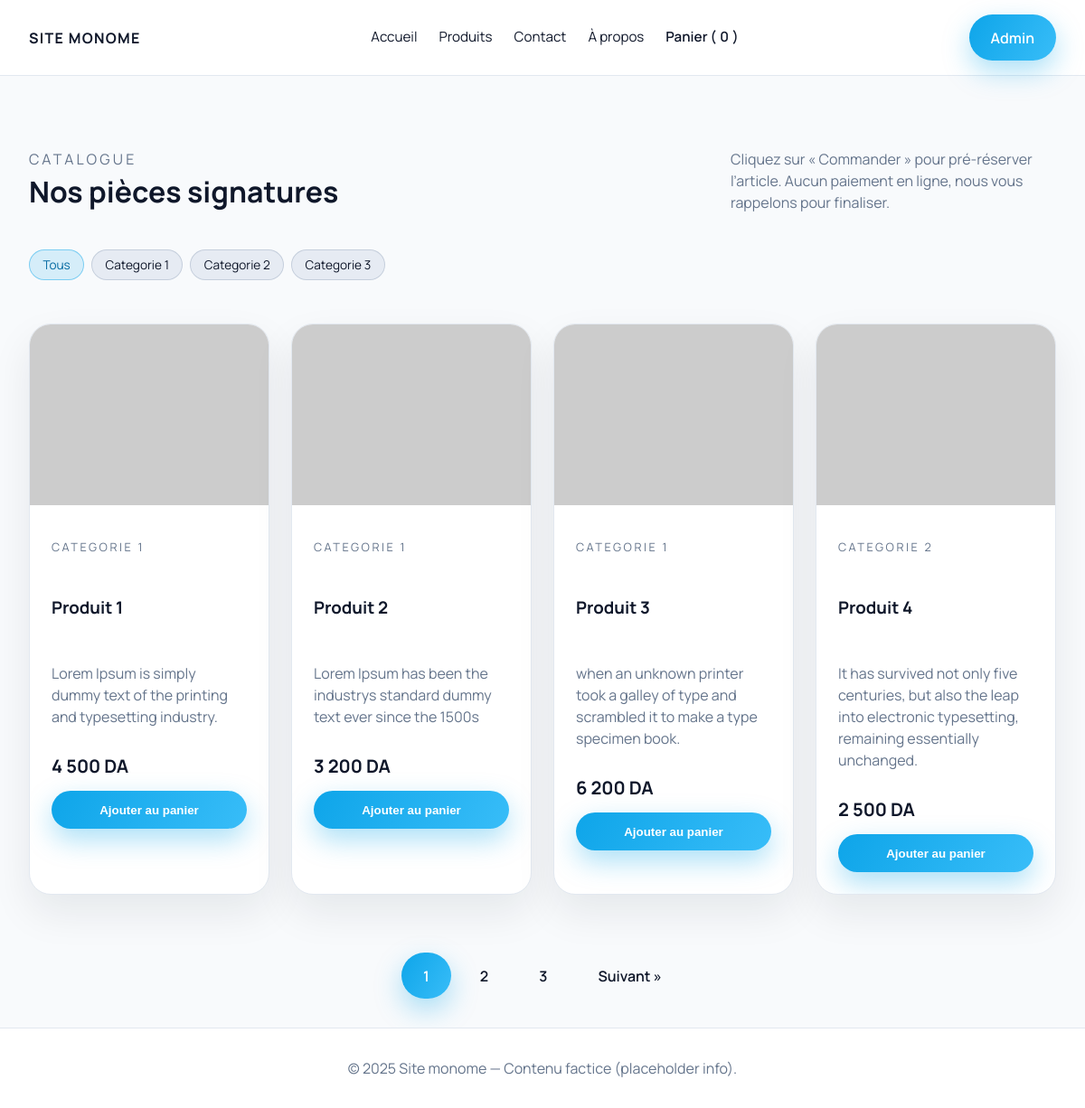
/client/products.php, run on the app's committed database.
### tables this page shows
CREATE TABLE IF NOT EXISTS categories (
  id INT AUTO_INCREMENT PRIMARY KEY,
  name VARCHAR(150) NOT NULL
);

CREATE TABLE IF NOT EXISTS products (
  id INT AUTO_INCREMENT PRIMARY KEY,
  category_id INT NULL,
  name VARCHAR(255) NOT NULL,
  price DECIMAL(10,2) NOT NULL,
  image VARCHAR(255),
  description TEXT,
  created_at TIMESTAMP DEFAULT CURRENT_TIMESTAMP,
  FOREIGN KEY (category_id) REFERENCES categories(id) ON DELETE SET NULL
);

### private/config.php (called while the page is built, shortened)
<?php
function sanitize(string $value): string
{
    return htmlspecialchars($value, ENT_QUOTES, 'UTF-8');
}

### client/products.php (the view, shortened to what this page needs)
<?php
require __DIR__ . '/includes/header.php';
$res = $connection->query("SELECT id, name, LOWER(REPLACE(name, ' ', '-')) AS slug FROM categories ORDER BY name ASC");
$categories = $res ? $res->fetch_all(MYSQLI_ASSOC) : [];
$perPage = 4;
$page = max(1, (int) ($_GET['page'] ?? 1));
$categoryId = isset($_GET['categorie']) ? (int) $_GET['categorie'] : 0;
$where = '';
$countSql = "SELECT COUNT(*) AS total FROM products p " . ($categoryId > 0 ? "WHERE p.category_id = $categoryId" : "");
$countRes = $connection->query($countSql);
$total = 0;
if ($countRes) {
    $r = $countRes->fetch_assoc();
    $total = (int) ($r['total'] ?? 0);
}
$totalPages = (int) ceil($total / $perPage);
$page = min($page, max(1, $totalPages));
$offset = ($page - 1) * $perPage;
$pSql = "SELECT p.*, c.name AS category_name, LOWER(REPLACE(IFNULL(c.name, 'collection'), ' ', '-')) AS category_slug FROM products p LEFT JOIN categories c ON c.id = p.category_id "
    . ($where ? ($where . ' ') : '')
    . "ORDER BY p.created_at DESC LIMIT $offset, $perPage";
$pRes = $connection->query($pSql);
$products = $pRes ? $pRes->fetch_all(MYSQLI_ASSOC) : [];
?>
<main>
    <div class="section-title">
        <div>
            <p style="color: var(--muted); text-transform: uppercase; letter-spacing: 0.2em; margin: 0;">Catalogue</p>
            <h2>Nos pièces signatures</h2>
        </div>
        <p style="max-width: 360px; color: var(--muted);">Cliquez sur « Commander » pour pré-réserver l’article. Aucun
            paiement en ligne, nous vous rappelons pour finaliser.</p>
    </div>
    <div class="section-title" style="margin-top: 0;">
        <div class="chip-group">
            <a class="chip <?= !$categoryId ? 'active' : ''; ?>" href="products.php?page=1">Tous</a>
            <?php foreach ($categories as $cat): ?>
                <?php $isActive = $categoryId !== null && (int) $cat['id'] === (int) $categoryId; ?>
                <a class="chip <?= $isActive ? 'active' : ''; ?>"
                    href="products.php?categorie=<?= (int) $cat['id']; ?>&amp;page=1"><?= sanitize($cat['name']); ?></a>
            <?php endforeach; ?>
        </div>
    </div>
    <section class="grid">
        <?php if (empty($products)): ?>
            <div class="card" style="grid-column: 1 / -1;">
                <div class="card-body empty-state">
                    Aucun produit n’a encore été ajouté. Revenez bientôt.
                </div>
            </div>
        <?php else: ?>
            <?php foreach ($products as $product): ?>
                <article class="card" data-category="<?= sanitize($product['category_slug']); ?>">
                    <?php if (!empty($product['image'])): ?>
                        <img src="<?= sanitize($product['image']); ?>" alt="<?= sanitize($product['name']); ?>">
                    <?php endif; ?>
                    <div class="card-body">
                        <p style="color: var(--muted); text-transform: uppercase; font-size: 0.8rem; letter-spacing: 0.2em;">
                            <?= sanitize($product['category_name'] ?? 'Collection Template'); ?>
                        </p>
                        <h3><?= sanitize($product['name']); ?></h3>
                        <p style="color: var(--muted);">
                            <?= sanitize($product['description'] ?? 'Pièce iconique imaginée pour une expérience sensuelle et durable.'); ?>
                        </p>
                        <div class="price"><?= number_format((float) $product['price'], 0, ',', ' '); ?> DA</div>
                        <button class="btn btn-primary" type="button" data-add-cart data-id="<?= (int) $product['id']; ?>"
                            data-name="<?= sanitize($product['name']); ?>" data-price="<?= (float) $product['price']; ?>"
                            data-image="<?= sanitize($product['image'] ?? ''); ?>">
                            Ajouter au panier
                        </button>
                    </div>
                </article>
            <?php endforeach; ?>
        <?php endif; ?>
    </section>
    <?php if ($totalPages > 1): ?>
        <nav class="pagination" aria-label="Pagination"
            style="display:flex; gap:0.5rem; justify-content:center; margin: 2rem 0;">
            <?php
            $baseUrl = basename($_SERVER['PHP_SELF']);
            $queryCategory = $categoryId > 0 ? '&categorie=' . $categoryId : '';
            $next = min($totalPages, $page + 1);
            ?>
            <?php for ($i = 1; $i <= $totalPages; $i++): ?>
                <a class="btn<?= $i === $page ? ' btn-primary' : ''; ?>"
                    href="<?= sanitize($baseUrl); ?>?page=<?= $i . $queryCategory; ?>"><?= $i; ?></a>
            <?php endfor; ?>
            <?php if ($page < $totalPages): ?>
                <a class="btn" href="<?= sanitize($baseUrl); ?>?page=<?= $next . $queryCategory; ?>">Suivant &raquo;</a>
            <?php endif; ?>
        </nav>
    <?php endif; ?>
</main>
<?php require __DIR__ . '/includes/footer.php'; ?>

### public/css/style.css (style rules this page uses)
:root { --accent: #0ea5e9; --accent-dark: #0369a1; --bg: #f8fafc; --card: #ffffff; --text: #0f172a; --muted: #64748b; --border: #e2e8f0; }
* { box-sizing: border-box; }
body { margin: 0; font-family: 'Manrope', system-ui, -apple-system, BlinkMacSystemFont, 'Segoe UI', sans-serif; background: var(--bg); color: var(--text); line-height: 1.5; }
a { color: inherit; text-decoration: none; }
img { max-width: 100%; display: block; }
.btn { display: inline-flex; align-items: center; justify-content: center; gap: 0.35rem; padding: 0.85rem 1.5rem; border-radius: 999px; border: none; cursor: pointer; font-weight: 600; transition: transform 0.2s ease, box-shadow 0.2s ease; }
.btn-primary { background: linear-gradient(120deg, var(--accent), #38bdf8); color: #ffffff; box-shadow: 0 12px 30px rgba(14, 165, 233, 0.35); }
.grid { max-width: 1200px; margin: 0 auto 4rem; padding: 0 2rem; display: grid; grid-template-columns: repeat(auto-fit, minmax(260px, 1fr)); gap: 1.5rem; }
.card { background: var(--card); border-radius: 24px; border: 1px solid var(--border); overflow: hidden; display: flex; flex-direction: column; min-height: 100%; transition: transform 0.2s ease, box-shadow 0.2s ease; box-shadow: 0 20px 45px rgba(15, 23, 42, 0.08); }
.card-body { padding: 1.5rem; display: flex; flex-direction: column; gap: 0.75rem; }
.price { font-size: 1.25rem; font-weight: 700; }
.chip-group { display: flex; flex-wrap: wrap; gap: 0.5rem; margin-bottom: 1.5rem; }
.chip { padding: 0.35rem 0.9rem; border-radius: 999px; background: rgba(226, 232, 240, 0.8); border: 1px solid rgba(148, 163, 184, 0.4); font-size: 0.85rem; cursor: pointer; transition: all 0.2s ease; }
.chip.active { background: rgba(14, 165, 233, 0.15); border-color: rgba(14, 165, 233, 0.45); color: var(--accent-dark); }
.section-title { max-width: 1200px; margin: 4rem auto 1.5rem; padding: 0 2rem; display: flex; justify-content: space-between; align-items: center; }
.section-title h2 { margin: 0; font-size: 2rem; }
.card img { width: 100%; height: 200px; object-fit: cover; }
@media (min-width: 992px) { .grid { grid-template-columns: repeat(4, 1fr); } }

### data on the page
categories: name "Categorie 1"
categories: name "Categorie 2"
categories: name "Categorie 3"
products: category.name "CATEGORIE 1", name "Produit 1", description "Lorem Ipsum is simply dummy text of the printing and typesetting industry.", price "4 500"
products: category.name "CATEGORIE 1", name "Produit 2", description "Lorem Ipsum has been the industrys standard dummy text ever since the 1500s", price "3 200"
products: category.name "CATEGORIE 1", name "Produit 3", description "when an unknown printer took a galley of type and scrambled it to make a type specimen book.", price "6 200"
products: category.name "CATEGORIE 2", name "Produit 4", description "It has survived not only five centuries, but also the leap into electronic typesetting, remaining essentially unchanged.", price "2 500"
